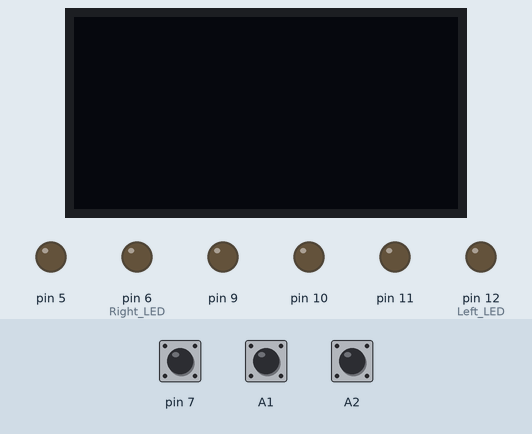
A sketch run on a simulated Arduino Uno, built with avr-gcc and run on an emulated ATmega328P. Parts: 128×64 one-colour display, output pins drawn as LEDs (lit = HIGH). Dashed ring = blinking. The inputs (shaded band) are chosen by the test bench; at power-on: A2 HIGH, A1 HIGH, pin 7 HIGH.

Above: at 1.2 s.
1.3 s: A2 pulled LOW for 0.15 s
At 2.6 s:
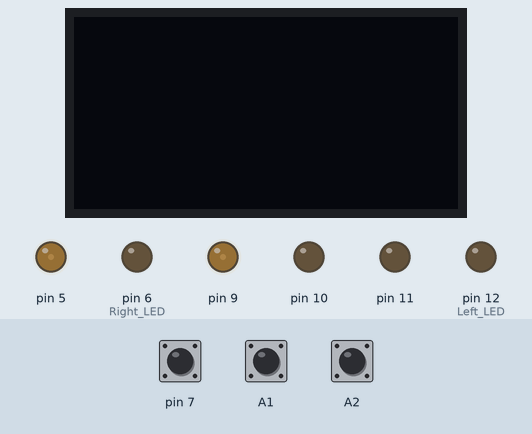
2.9 s: A1 pulled LOW for 0.15 s
At 3.7 s:
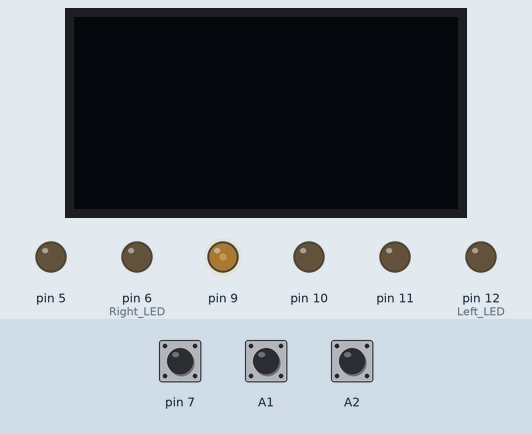
5.4 s: A1 pulled LOW for 3.2 s
At 5.6 s:
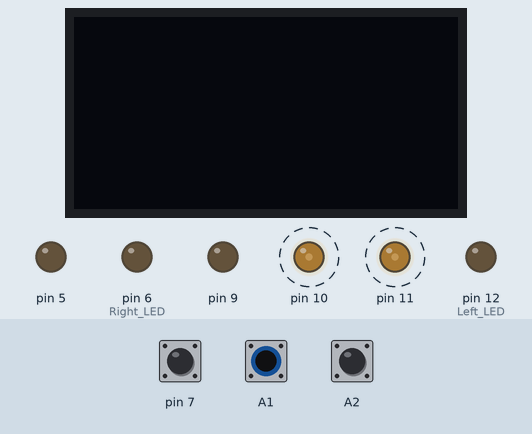
10.1 s: A2 pulled LOW for 1 s
At 11.9 s:
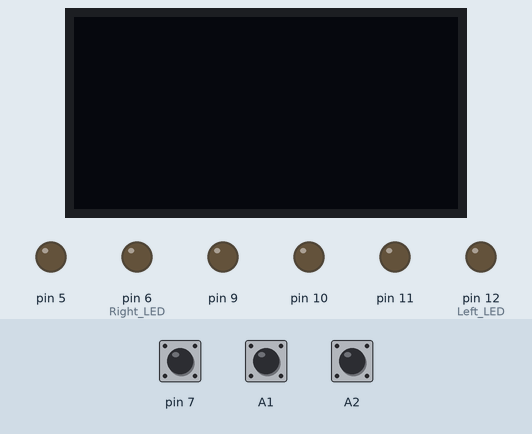
12.6 s: A2 pulled LOW for 3.2 s
At 16.7 s:
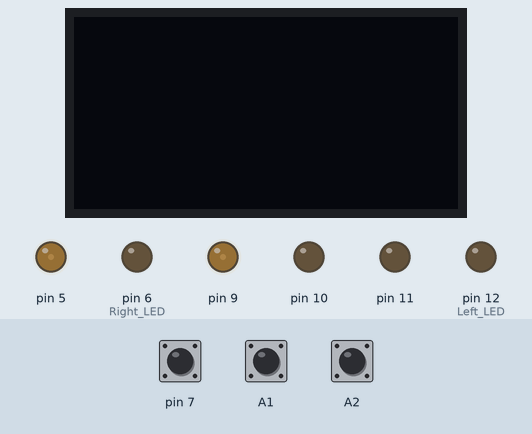
Timing chart, 0 to 18.2 s (numbered marks = the images above; inputs shaded):
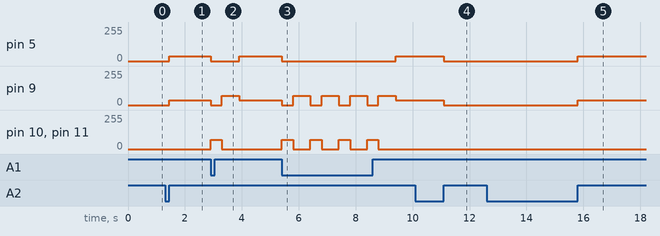

Measured:
- after the input at 1.3 s, pin 5, pin 9: 0/255 → 35/255 after 0.15 s
- after the input at 2.9 s, pin 5: 35/255 → 0/255 at once, → 35/255 1.0 s later; pin 9: 35/255 → 0/255 at once, → 70/255 0.40 s later, → 35/255 0.60 s later; pin 10, pin 11: 0/255 → 70/255 at once, → 0/255 0.40 s later
- after the input at 5.4 s, pin 5: 35/255 → 0/255 at once, → 35/255 4.0 s later; pin 9: 35/255 → 0/255 at once, then repeats every 1.0 s: 70/255 0.60 s, 0/255 0.40 s; pin 10, pin 11: alternates 70/255 for 0.40 s and 0/255 for 0.60 s, 8 changes in all, then stays 0/255, starting at once
- after the input at 10.1 s, pin 5, pin 9: 35/255 → 0/255 after 1.0 s
- after the input at 12.6 s, pin 5, pin 9: 0/255 → 35/255 after 3.2 s

The sketch:

sumonoring.ino
```cpp
#include <Wire.h>
#include <Adafruit_GFX.h>
#include <Adafruit_SSD1306.h>
Adafruit_SSD1306 display(4);
void setup() {
 // Display setup
  display.begin(SSD1306_SWITCHCAPVCC,
                0x3C, false);
  display.setTextSize(1);
  display.setTextColor(WHITE);
  //LED
  pinMode(12, OUTPUT); //Left LED
#define led1ON digitalWrite(12,HIGH);
#define led1OFF digitalWrite(12,LOW);
  pinMode(6, OUTPUT); //Right LED
#define led2ON digitalWrite(6,HIGH);
#define led2OFF digitalWrite(6,LOW);
  //Button
  pinMode(A2, INPUT);
  digitalWrite(A2, HIGH);
#define BTN !digitalRead(A2)
 //Proximity sensors
  pinMode(A1, INPUT);
#define PROX2 !digitalRead(A1)
  pinMode(A0, INPUT);
#define PROX1 !digitalRead(A0);
  //Motor pins
  //Left motor
  pinMode(5, OUTPUT);
  pinMode(11, OUTPUT);
  //Right Motor
  pinMode(9, OUTPUT);
  pinMode(10, OUTPUT);
  pinMode(7,INPUT);
  digitalWrite(7, HIGH);
  #define DIP1 !digitalRead(7)
   pinMode(15,INPUT);
  digitalWrite(15, HIGH);
  #define DIP2 !digitalRead(15)
   pinMode(16,INPUT);
  digitalWrite(16, HIGH);
  #define DIP3 !digitalRead(16)
   pinMode(14,INPUT);
  digitalWrite(14, HIGH);
  #define DIP4 !digitalRead(14)
}
void Forward (int lSpeed, int rSpeed) {
  analogWrite(5, lSpeed);
  digitalWrite(11, LOW);
  analogWrite(9, rSpeed);
  digitalWrite(10, LOW);
}
void Backward (int lSpeed, int rSpeed) {
  analogWrite(11, lSpeed);
  digitalWrite(5, LOW);
  analogWrite(10, rSpeed);
  digitalWrite(9, LOW);
}
void loop() {
 Forward(0, 0); //Stop motors
  delay(100);
   if (BTN) { //Turn on program with button

 while(BTN){}
    while (!BTN) {
      if(!PROX2){
        Forward(35,35);
      }
      else{
        if(DIP1==1 && DIP2==0){
        Backward(50,50);
        delay(200);
        Forward(0,50);
        delay(400);
      }
      if(DIP1==0 && DIP2==1){
       Backward(70,70);
        delay(400);
        Forward(0,70);
        delay(600);
      }
      }
      }

while(BTN){}
   }
}
```
